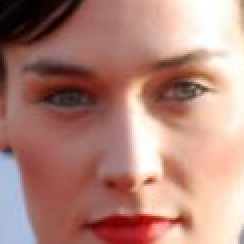
#> input picture data/crop/female_crop/female_2387.png, 122 x 122 px (shown 2 times larger); its folder holds only this picture in this run
$ jupyter execute --allow-errors 'Structuring Data.ipynb'   (shell and % lines are left out)
#> lines starting #> are read from the running program, lines starting #| are printed output that depends on the picture
[cell 1]
import numpy as np
import pandas as pd
import matplotlib.pyplot as plt
import cv2
from PIL import Image

from glob import glob

[cell 2]
female = glob('./data/crop/female_crop/*.png')
male = glob('./data/crop/male_crop/*.png')

[cell 3]
path = female + male

[cell 4]
# getting size of image
def getSize(path):
#> called with path = './data/crop/female_crop/female_2387.png'
    img = Image.open(path)
#> img is the input picture: PIL image 122x122 RGB; mean R, G, B 178.1, 132.5, 122.2
    return img.size[0]

[cell 5]
# Create DataFrame
df = pd.DataFrame(data=path,columns=['path'])
df.head() # display top 5 rows

[cell 6]
df['size'] = df['path'].apply(getSize)
df.head()

[cell 7]
df.tail()

# EDA

[cell 8]
df.describe()

#> (a cell that did not finish here is left out)

[cell 10]
plt.hist(df['size'],bins=30)
plt.show()
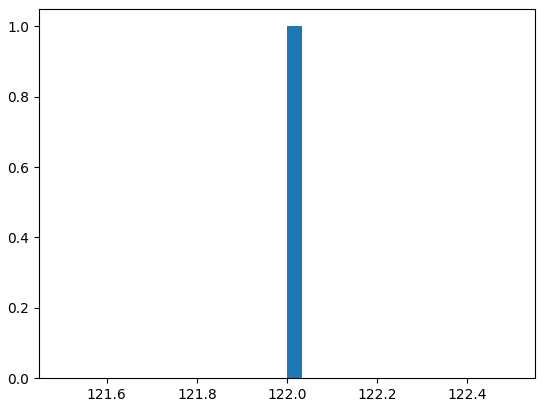
#> figure drawn by matplotlib, 1 panel; tallest bar 1 high, from x = 122 to 122

### So, from analysis i will resize all the image in 100 x 100 form and remove image with size less or equal 54

[cell 11]
df_new = df[df['size'] > 60]

[cell 12]
df_new

[cell 13]
string = df_new['path'][0]
def gender(string):
    try:

        return string.split('_')[0].split('/')[-1]
    except:
        return None

[cell 14]
df['gender'] = df['path'].apply(gender)

[cell 15]
print(df['gender'].value_counts(normalize=True))
df['gender'].value_counts(normalize=True).plot(kind='bar')
plt.show()
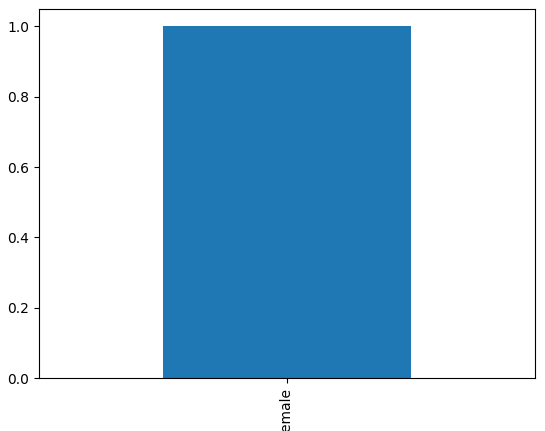
#> figure drawn by matplotlib, 1 panel

1. 60 % Female are there and rest 40% are male
2. All the images size is greater than or equal to 81

conclusion : resizing all the image in df_new to 100 x 100 array

## Resize image

[cell 16]
def resize_img(path_to_resize):
#> called with path_to_resize = './data/crop/female_crop/female_2387.png'
    try:

        # step - 1: read image
        img = cv2.imread(path_to_resize)
#> img: shape (122, 122, 3)
        # step - 2: convert into grayscale
        gray = cv2.cvtColor(img,cv2.COLOR_BGR2GRAY)
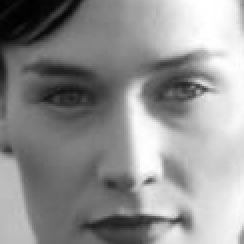
#> gray: shape (122, 122) (shown 2 times larger); min 1, max 255, mean 145
        # step -3: resize into 100 x 100 array
        size = gray.shape[0]
#> size = 122
        if size >= 100: #shrink
            gray_re = cv2.resize(gray,(100,100),cv2.INTER_AREA) # SHRINK
        else: # enlarge
            gray_re = cv2.resize(gray,(100,100),cv2.INTER_CUBIC) # ENLARGE
        # step -4: Flatten Image (1x10,000)
        return gray_re.flatten()
    except:
        return None

[cell 17]
len(resize_img(path[0]))

[cell 18]
df_new['gender'] = df_new['path'].apply(gender)
df_new.head()

[cell 19]
# structuring function
df_new['structure_data'] = df_new['path'].apply(resize_img)

[cell 20]
# copy and expand their columns
df1 = df_new['structure_data'].apply(pd.Series)

[cell 21]
df2 = pd.concat((df_new['gender'],df1),axis=1)

[cell 22]
df2.head()

[cell 23]
plt.imshow(df2.loc[0][1:].values.reshape(100,100).astype('int'),cmap='gray')
plt.title("Label: "+df2.loc[0]['gender'])
plt.show()
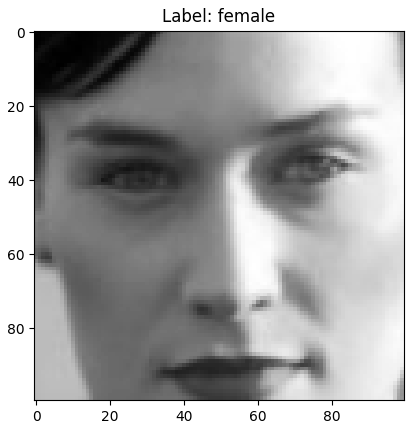
#> figure drawn by matplotlib, 1 panel

$ run again, on data/crop/female_crop/female_6016.png
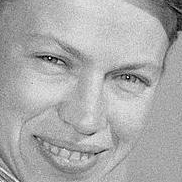
#> input picture data/crop/female_crop/female_6016.png, 182 x 182 px
#> in getSize, img is the input picture: PIL image 182x182 RGB; min 0, max 251, mean 170.7
#> in resize_img, `gray_re = cv2.resize(gray,(100,100),cv2.INTER_AREA)`:
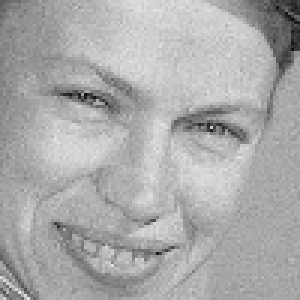
#> gray_re: shape (100, 100) (shown 3 times larger); min 14, max 227, mean 170.6
#> `plt.show()`:
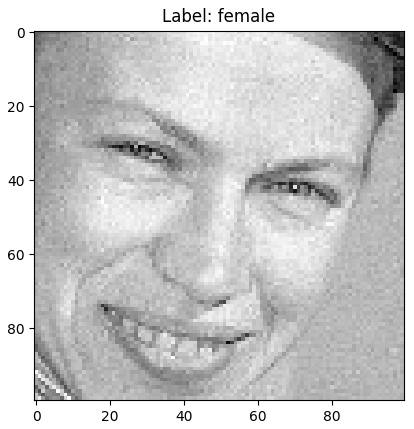
#> figure drawn by matplotlib, 1 panel

$ run again, on data/crop/female_crop/female_6121.png
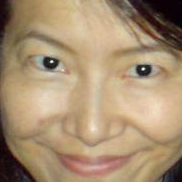
#> input picture data/crop/female_crop/female_6121.png, 182 x 182 px
#> in getSize, img is the input picture: PIL image 182x182 RGB; mean R, G, B 167.6, 143.6, 113.8
#> img: shape (182, 182, 3)
#> in resize_img, `gray = cv2.cvtColor(img,cv2.COLOR_BGR2GRAY)`:
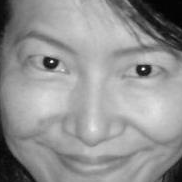
#> gray: shape (182, 182); min 1, max 255, mean 147.4
#> `plt.show()`:
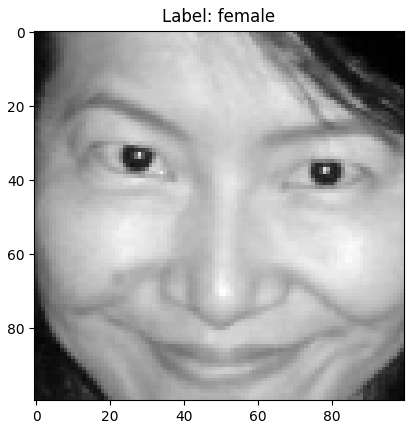
#> figure drawn by matplotlib, 1 panel

$ run again, on data/crop/female_crop/female_6461.png
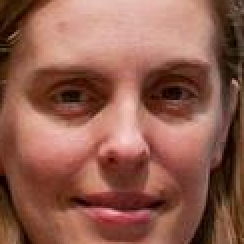
#> input picture data/crop/female_crop/female_6461.png, 122 x 122 px (shown 2 times larger)
#> in getSize, img is the input picture: PIL image 122x122 RGB; mean R, G, B 144.6, 93.6, 78.6
#> img: shape (122, 122, 3)
#> in resize_img, `gray = cv2.cvtColor(img,cv2.COLOR_BGR2GRAY)`:
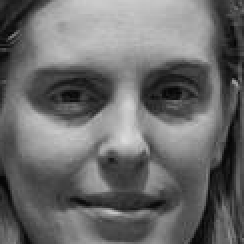
#> gray: shape (122, 122) (shown 2 times larger); min 4, max 219, mean 107.2
#> `plt.show()`:
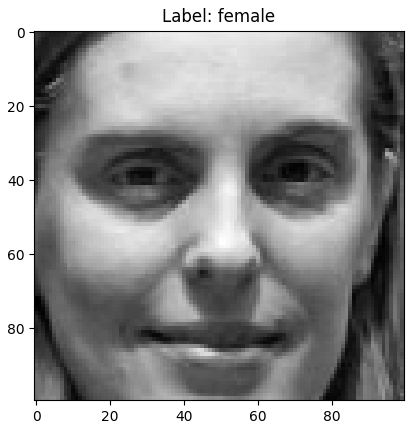
#> figure drawn by matplotlib, 1 panel

$ run again, on data/crop/female_crop/female_2796.png
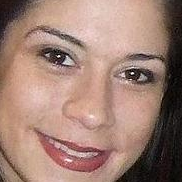
#> input picture data/crop/female_crop/female_2796.png, 182 x 182 px
#> in getSize, img is the input picture: PIL image 182x182 RGB; mean R, G, B 160, 128.2, 116.2
#> img: shape (182, 182, 3)
#> `plt.show()`:
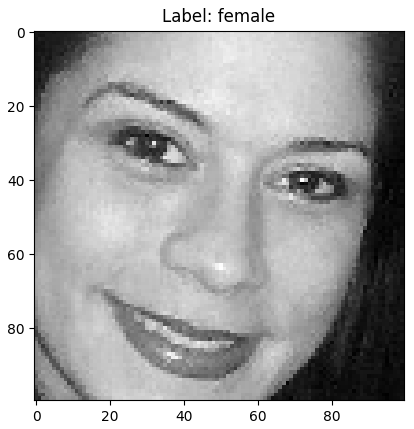
#> figure drawn by matplotlib, 1 panel
